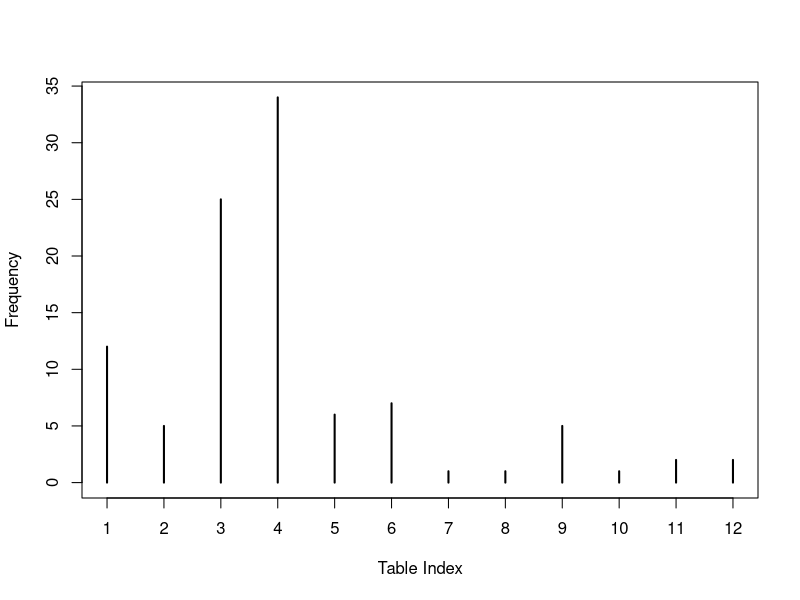

Generate this figure with R:
# Description: 
#   This script shows an example of chinese restaurant process.
#
# License: GNU v3
#
# Date: October 19, 2016
#
# Authors:
#    Rcode was written by Jiali Lin.
#    Depts. of Statistics, Virginia Tech,
#    Hutcheson Hall, 403K, Blacksburg, VA 24061 
#
# Source: 
#   http://statistical-research.com/dirichlet-process-infinite-mixture-models-and-clustering/

rm(list = ls())

crp <- function(num.customers, alpha) {
  table <- 1
  next.table <- 2
  for (i in 1:num.customers) {
    if (runif(1, 0, 1) < alpha / (alpha + i)) {
      # Add a new ball color.
      table <- c(table, next.table)
      next.table <- next.table + 1
    } else {
      # Pick out a ball from the urn, and add back a
      # ball of the same color.
      select.table <- table[sample(1:length(table), 1)]
      table <- c(table, select.table)
    }
  }
  table
}

crp(100, 4)

plot(table(crp(100, 2)), 
     xlab="Table Index", 
     ylab="Frequency")
